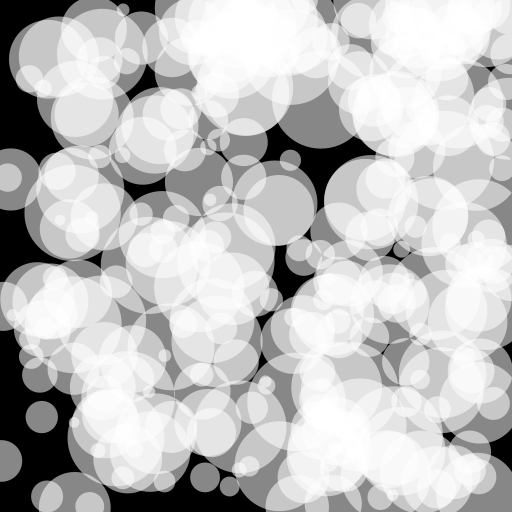
Frame 1 (no input)
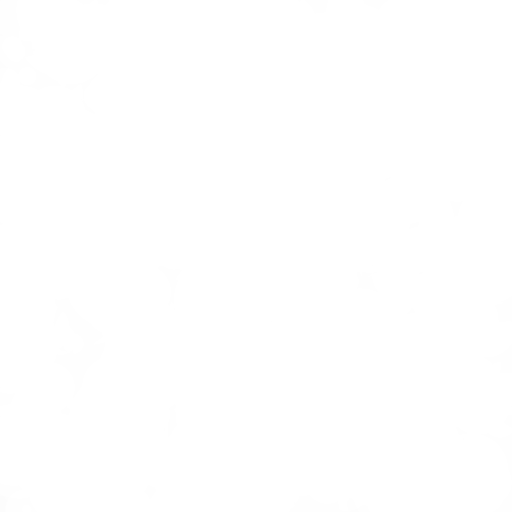
Frame 60 (the mouse pressed at the canvas centre just before this capture)
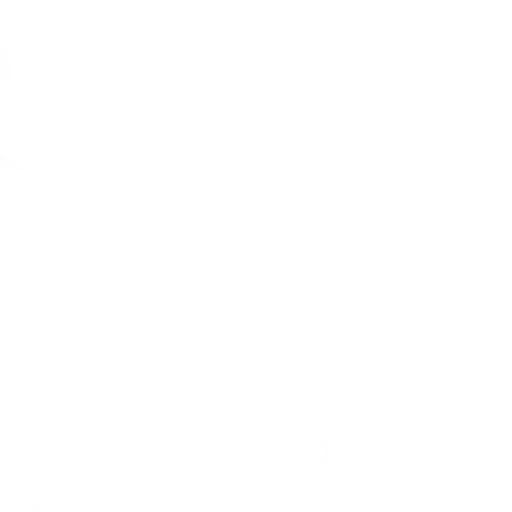
Frame 120 (the mouse held since frame 60 and released just before this capture)

The Processing sketch that drew these frames (run headless with seeded random() and noise(); from frame 60 on, the mouse is pressed at the canvas centre):

// Processing sketch: TheSun_Reflection
// ── TheSun_Reflection.pde
void setup() {

  size(512, 512);
  background(0);

  //frameRate(30);
}

int count = 0;
int countMax = 3;
void draw() {
  
  if ( count > countMax ) {
    background(250);
    count = 0;
    countMax = 3;//int(random(1.0,3.0));
  }
  count++;
  
  noStroke();
  fill(255, random(100.0,155.0));
  
  for ( int i = 0; i < 300; i++ ){
    
    float size = random(10.0,100.0);
    ellipse(random(width), random(height), size, size);
  
  }
  
}
